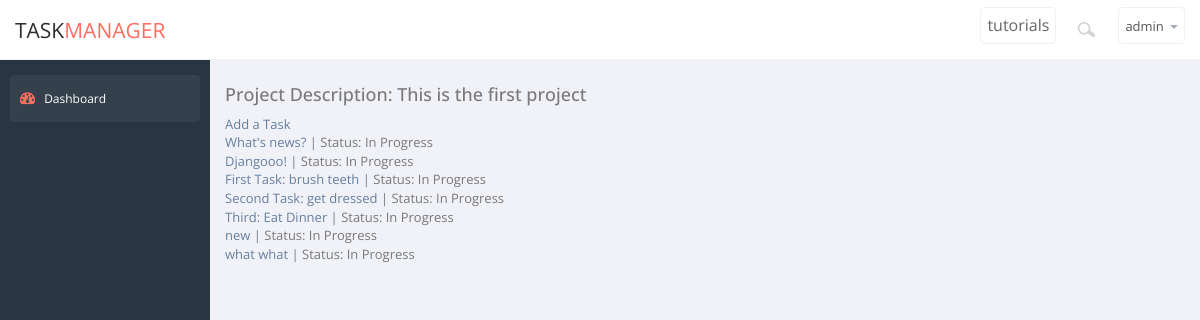
The app's page /taskManager/1/ (signed in) with its own data.
### taskManager/models.py (models this page shows, shortened)
class Project(models.Model):
	project_title = models.CharField(max_length = 50, default = 'Default')
	project_text = models.CharField(max_length = 500)
	start_date = models.DateTimeField('date started')
	users_assinged = models.ManyToManyField(User)

class Task(models.Model):
	assoc_project = models.ForeignKey(Project, default=1)
	task_text = models.CharField(max_length = 200)
	pub_date = models.DateTimeField('date created')
	completed = models.NullBooleanField(default = False)
	users_assinged = models.ManyToManyField(User)

### taskManager/views.py (the view)
# urls.py: url(r'^(?P<project_id>\d+)/$', views.proj_details, name = 'proj_details'),
def proj_details(request, project_id):
    proj = Project.objects.get(pk = project_id)
    logged_in = True
    admin_level = False
    if request.user.groups.filter(name='admin_g').exists():
        admin_level = True
    assigned_to = False
    if proj.users_assinged.filter(username= request.user.username).exists():
        assigned_to = True
    elif admin_level == True:
        assigned_to = True
    if not request.user.is_authenticated():
        logged_in =False
    return render(request, 'taskManager/proj_details.html', {'proj':proj, 'assigned_to':assigned_to, 'logged_in':logged_in})

### taskManager/templates/taskManager/proj_details.html (shortened to what this page needs)
{% extends 'taskManager/backend/base.html' %}
{% block content %}
{% if logged_in == True %}
{% if assigned_to == False%}
<h4>You have not been assigned to this project nor have the permissions necessary, therefore
you will not be able to see the project details</h4>
{% else %}
<h4>Project Description: {{proj.project_text}}</h4>
<a href = "{% url 'taskManager:new_task' proj.id %}"> Add a Task </a>
<ul>
{% for task in proj.task_set.all %}
    <li> <a href="{% url 'taskManager:detail' proj.project_title task.id%}">{{ task.task_text|truncatechars:60 }}</a> | Status:
    {% if task.completed == True %}
    	Complete
    {% else %}
    	In Progress
    {% endif %}
    </li>
{% endfor %}
</ul>
{% endif %}
{% else %}
<h4> Please log in to see project details </h4>
<p><a href = "/taskManager/login/">Log in</a></p>
{% endif %}
{%  endblock %}

### taskManager/templates/taskManager/backend/base.html (shortened to what this page needs)
<!DOCTYPE html>
<html>
    <head>
    {% load staticfiles %}
    <link rel="stylesheet" href="{% static "taskManager/backend/css/bootstrap.css" %}"/>
    <link rel="stylesheet" href="{% static "taskManager/backend/css/bootstrap-reset.css" %}"/>
    <link rel="stylesheet" href="{% static "taskManager/backend/css/font-awesome.css" %}"/>
    <link rel="stylesheet" href="{% static "taskManager/backend/css/style.css" %}"/>
    <link rel="stylesheet" href="{% static "taskManager/backend/css/style-responsive.css" %}"/>
    </head>
<body>
  <section id="container">
  <header class="header white-bg">
        <a href="/taskManager/" class="logo">Task<span>Manager</span></a>
          <div class="top-nav ">
            <ul class="nav pull-right top-menu">
               <li><a href="{% url 'taskManager:tutorials' %}">tutorials</a></li>
                <li>
                    <input type="text" class="form-control search" placeholder="Search">
                </li>
                <li class="dropdown">
                    <a data-toggle="dropdown" class="dropdown-toggle" href="#">
                        <span class="username">{{ user.username|safe }}</span>
                        <b class="caret"></b>
                    </a>
                </li>
            </ul>
        </div>
    </header>
<aside>
    <div id="sidebar"  class="nav-collapse ">
        <ul class="sidebar-menu" id="nav-accordion">
            <li>
                <a class="active" href="/taskManager/dashboard">
                    <i class="fa fa-dashboard"></i>
                    <span>Dashboard</span>
                </a>
            </li>
        </ul>
    </div>
</aside>
<section id="main-content">
  <section class="wrapper">
    {% block content %}
    {% endblock %}
  </section>
</section>
  </section>
</body>
</html>

### records on screen
Project: project_text "This is the first project"
Task: task_text "What's news?", completed "In Progress"
Task: task_text "Djangooo!", completed "In Progress"
Task: task_text "First Task: brush teeth", completed "In Progress"
Task: task_text "Second Task: get dressed", completed "In Progress"
Task: task_text "Third: Eat Dinner", completed "In Progress"
Task: task_text "new", completed "In Progress"
Task: task_text "what what", completed "In Progress"

### other values on screen
{{ user.username|safe }} "admin"
